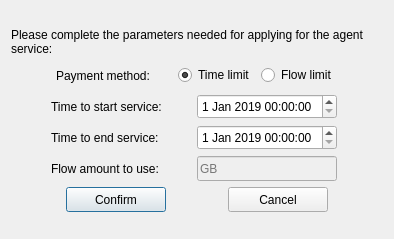
<?xml version="1.0" encoding="UTF-8"?>
<ui version="4.0">
 <class>SignAgentDialog</class>
 <widget class="QDialog" name="SignAgentDialog">
  <property name="windowModality">
   <enum>Qt::NonModal</enum>
  </property>
  <property name="geometry">
   <rect>
    <x>0</x>
    <y>0</y>
    <width>394</width>
    <height>239</height>
   </rect>
  </property>
  <property name="windowTitle">
   <string>Apply for service</string>
  </property>
  <property name="modal">
   <bool>true</bool>
  </property>
  <layout class="QVBoxLayout" name="verticalLayout_2">
   <item>
    <layout class="QVBoxLayout" name="verticalLayout">
     <item>
      <widget class="QLabel" name="hintLabel">
       <property name="minimumSize">
        <size>
         <width>0</width>
         <height>30</height>
        </size>
       </property>
       <property name="maximumSize">
        <size>
         <width>16777215</width>
         <height>30</height>
        </size>
       </property>
       <property name="text">
        <string>Please complete the parameters needed for applying for the agent service: </string>
       </property>
       <property name="wordWrap">
        <bool>true</bool>
       </property>
      </widget>
     </item>
     <item>
      <layout class="QHBoxLayout" name="horizontalLayout_23">
       <property name="leftMargin">
        <number>6</number>
       </property>
       <property name="rightMargin">
        <number>6</number>
       </property>
       <item>
        <spacer name="horizontalSpacer_37">
         <property name="orientation">
          <enum>Qt::Horizontal</enum>
         </property>
         <property name="sizeType">
          <enum>QSizePolicy::Expanding</enum>
         </property>
         <property name="sizeHint" stdset="0">
          <size>
           <width>20</width>
           <height>20</height>
          </size>
         </property>
        </spacer>
       </item>
       <item>
        <widget class="QLabel" name="AgMethodLabel">
         <property name="minimumSize">
          <size>
           <width>116</width>
           <height>25</height>
          </size>
         </property>
         <property name="maximumSize">
          <size>
           <width>116</width>
           <height>25</height>
          </size>
         </property>
         <property name="text">
          <string>Payment method: </string>
         </property>
        </widget>
       </item>
       <item>
        <widget class="QRadioButton" name="timeRadioBtn">
         <property name="maximumSize">
          <size>
           <width>80</width>
           <height>16777215</height>
          </size>
         </property>
         <property name="text">
          <string>Time limit</string>
         </property>
         <property name="checked">
          <bool>true</bool>
         </property>
        </widget>
       </item>
       <item>
        <widget class="QRadioButton" name="flowRadioBtn">
         <property name="maximumSize">
          <size>
           <width>80</width>
           <height>16777215</height>
          </size>
         </property>
         <property name="text">
          <string>Flow limit</string>
         </property>
        </widget>
       </item>
       <item>
        <spacer name="horizontalSpacer_3">
         <property name="orientation">
          <enum>Qt::Horizontal</enum>
         </property>
         <property name="sizeHint" stdset="0">
          <size>
           <width>40</width>
           <height>20</height>
          </size>
         </property>
        </spacer>
       </item>
      </layout>
     </item>
     <item>
      <layout class="QHBoxLayout" name="horizontalLayout_24">
       <property name="leftMargin">
        <number>6</number>
       </property>
       <property name="rightMargin">
        <number>6</number>
       </property>
       <item>
        <spacer name="horizontalSpacer_25">
         <property name="orientation">
          <enum>Qt::Horizontal</enum>
         </property>
         <property name="sizeType">
          <enum>QSizePolicy::Expanding</enum>
         </property>
         <property name="sizeHint" stdset="0">
          <size>
           <width>20</width>
           <height>20</height>
          </size>
         </property>
        </spacer>
       </item>
       <item>
        <widget class="QLabel" name="AgTStartLabel">
         <property name="minimumSize">
          <size>
           <width>140</width>
           <height>25</height>
          </size>
         </property>
         <property name="maximumSize">
          <size>
           <width>140</width>
           <height>25</height>
          </size>
         </property>
         <property name="text">
          <string>Time to start service: </string>
         </property>
        </widget>
       </item>
       <item>
        <widget class="QDateTimeEdit" name="startDateTimeEdit">
         <property name="minimumSize">
          <size>
           <width>140</width>
           <height>25</height>
          </size>
         </property>
         <property name="maximumSize">
          <size>
           <width>140</width>
           <height>25</height>
          </size>
         </property>
         <property name="date">
          <date>
           <year>2019</year>
           <month>1</month>
           <day>1</day>
          </date>
         </property>
        </widget>
       </item>
       <item>
        <spacer name="horizontalSpacer_5">
         <property name="orientation">
          <enum>Qt::Horizontal</enum>
         </property>
         <property name="sizeHint" stdset="0">
          <size>
           <width>40</width>
           <height>20</height>
          </size>
         </property>
        </spacer>
       </item>
      </layout>
     </item>
     <item>
      <layout class="QHBoxLayout" name="horizontalLayout_25">
       <property name="leftMargin">
        <number>6</number>
       </property>
       <property name="rightMargin">
        <number>6</number>
       </property>
       <item>
        <spacer name="horizontalSpacer_35">
         <property name="orientation">
          <enum>Qt::Horizontal</enum>
         </property>
         <property name="sizeType">
          <enum>QSizePolicy::Expanding</enum>
         </property>
         <property name="sizeHint" stdset="0">
          <size>
           <width>20</width>
           <height>20</height>
          </size>
         </property>
        </spacer>
       </item>
       <item>
        <widget class="QLabel" name="AgTStopLabel">
         <property name="minimumSize">
          <size>
           <width>140</width>
           <height>25</height>
          </size>
         </property>
         <property name="maximumSize">
          <size>
           <width>140</width>
           <height>25</height>
          </size>
         </property>
         <property name="text">
          <string>Time to end service:  </string>
         </property>
        </widget>
       </item>
       <item>
        <widget class="QDateTimeEdit" name="stopDateTimeEdit">
         <property name="minimumSize">
          <size>
           <width>140</width>
           <height>25</height>
          </size>
         </property>
         <property name="maximumSize">
          <size>
           <width>140</width>
           <height>25</height>
          </size>
         </property>
         <property name="date">
          <date>
           <year>2019</year>
           <month>1</month>
           <day>1</day>
          </date>
         </property>
        </widget>
       </item>
       <item>
        <spacer name="horizontalSpacer_6">
         <property name="orientation">
          <enum>Qt::Horizontal</enum>
         </property>
         <property name="sizeHint" stdset="0">
          <size>
           <width>40</width>
           <height>20</height>
          </size>
         </property>
        </spacer>
       </item>
      </layout>
     </item>
     <item>
      <layout class="QHBoxLayout" name="horizontalLayout_26">
       <property name="leftMargin">
        <number>6</number>
       </property>
       <property name="rightMargin">
        <number>6</number>
       </property>
       <item>
        <spacer name="horizontalSpacer_36">
         <property name="orientation">
          <enum>Qt::Horizontal</enum>
         </property>
         <property name="sizeType">
          <enum>QSizePolicy::Expanding</enum>
         </property>
         <property name="sizeHint" stdset="0">
          <size>
           <width>20</width>
           <height>20</height>
          </size>
         </property>
        </spacer>
       </item>
       <item>
        <widget class="QLabel" name="AgFlowLabel">
         <property name="minimumSize">
          <size>
           <width>140</width>
           <height>25</height>
          </size>
         </property>
         <property name="maximumSize">
          <size>
           <width>140</width>
           <height>25</height>
          </size>
         </property>
         <property name="text">
          <string>Flow amount to use:</string>
         </property>
        </widget>
       </item>
       <item>
        <widget class="QLineEdit" name="flowLineEdit">
         <property name="enabled">
          <bool>false</bool>
         </property>
         <property name="minimumSize">
          <size>
           <width>140</width>
           <height>25</height>
          </size>
         </property>
         <property name="maximumSize">
          <size>
           <width>140</width>
           <height>25</height>
          </size>
         </property>
         <property name="placeholderText">
          <string>GB</string>
         </property>
        </widget>
       </item>
       <item>
        <spacer name="horizontalSpacer_7">
         <property name="orientation">
          <enum>Qt::Horizontal</enum>
         </property>
         <property name="sizeHint" stdset="0">
          <size>
           <width>40</width>
           <height>20</height>
          </size>
         </property>
        </spacer>
       </item>
      </layout>
     </item>
     <item>
      <layout class="QHBoxLayout" name="horizontalLayout_2">
       <item>
        <spacer name="horizontalSpacer_2">
         <property name="orientation">
          <enum>Qt::Horizontal</enum>
         </property>
         <property name="sizeHint" stdset="0">
          <size>
           <width>40</width>
           <height>20</height>
          </size>
         </property>
        </spacer>
       </item>
       <item>
        <widget class="QPushButton" name="confirmBtn">
         <property name="minimumSize">
          <size>
           <width>100</width>
           <height>25</height>
          </size>
         </property>
         <property name="text">
          <string>Confirm</string>
         </property>
        </widget>
       </item>
       <item>
        <spacer name="horizontalSpacer">
         <property name="orientation">
          <enum>Qt::Horizontal</enum>
         </property>
         <property name="sizeHint" stdset="0">
          <size>
           <width>40</width>
           <height>20</height>
          </size>
         </property>
        </spacer>
       </item>
       <item>
        <widget class="QPushButton" name="cancelBtn">
         <property name="minimumSize">
          <size>
           <width>100</width>
           <height>25</height>
          </size>
         </property>
         <property name="text">
          <string>Cancel</string>
         </property>
        </widget>
       </item>
       <item>
        <spacer name="horizontalSpacer_4">
         <property name="orientation">
          <enum>Qt::Horizontal</enum>
         </property>
         <property name="sizeHint" stdset="0">
          <size>
           <width>40</width>
           <height>20</height>
          </size>
         </property>
        </spacer>
       </item>
      </layout>
     </item>
    </layout>
   </item>
  </layout>
 </widget>
 <layoutdefault spacing="6" margin="11"/>
 <resources/>
 <connections/>
</ui>
